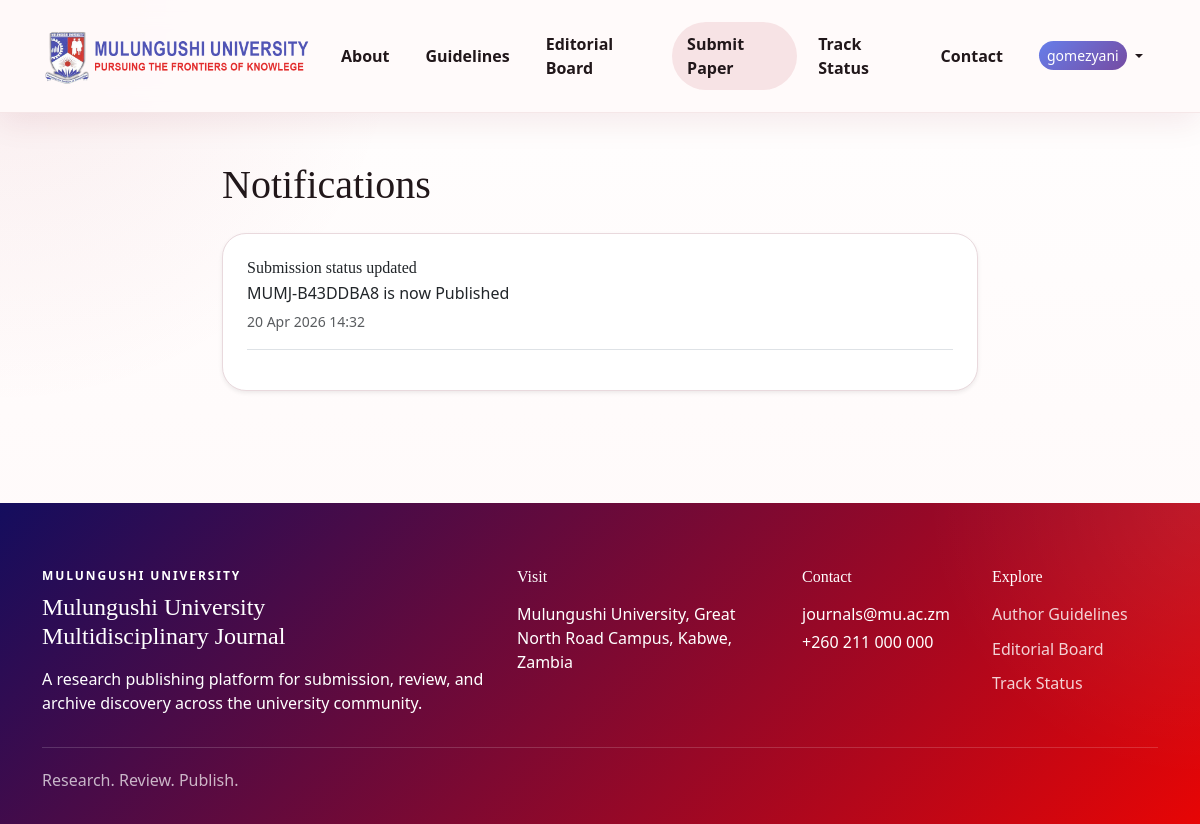
The app's page /notifications/ (signed in) with its own data.
### journal/models.py (models this page shows, shortened)
class TimeStampedModel(models.Model):
    created_at = models.DateTimeField(auto_now_add=True)
    updated_at = models.DateTimeField(auto_now=True)
    class Meta:
        abstract = True

class Notification(TimeStampedModel):
    user = models.ForeignKey(User, on_delete=models.CASCADE, related_name="notifications")
    title = models.CharField(max_length=255)
    message = models.TextField()
    link = models.CharField(max_length=255, blank=True)
    is_read = models.BooleanField(default=False)
    class Meta:
        ordering = ["-created_at"]

### journal/views.py (the view)
# urls.py: path("notifications/", views.notifications_view, name="notifications"),
@login_required
def notifications_view(request):
    notifications = request.user.notifications.all()
    notifications.filter(is_read=False).update(is_read=True)
    return render(request, "public/notifications.html", {"notifications": notifications})

### journal/context_processors.py (called while the page is built)
def site_settings(request):
    return {
        "SITE_NAME": settings.SITE_NAME,
        "SITE_SHORT_NAME": settings.SITE_SHORT_NAME,
        "SITE_EMAIL": settings.SITE_EMAIL,
        "SITE_PHONE": settings.SITE_PHONE,
        "SITE_ADDRESS": settings.SITE_ADDRESS,
        "HCAPTCHA_SITE_KEY": settings.HCAPTCHA_SITE_KEY,
    }

### templates/public/notifications.html
{% extends "base.html" %}
{% block content %}
<section class="py-5">
    <div class="container narrow-content">
        <h1 class="mb-4">Notifications</h1>
        <div class="card border-0 shadow-sm">
            <div class="card-body">
                {% for item in notifications %}
                <div class="mb-3 pb-3 border-bottom">
                    <h2 class="h6 mb-1">{{ item.title }}</h2>
                    <p class="mb-1">{{ item.message }}</p>
                    <small class="text-muted">{{ item.created_at|date:"d M Y H:i" }}</small>
                </div>
                {% empty %}
                <p class="mb-0 text-muted">You have no notifications.</p>
                {% endfor %}
            </div>
        </div>
    </div>
</section>
{% endblock %}

### templates/base.html (shortened to what this page needs)
{% load static %}
<!DOCTYPE html>
<html lang="en">
<head>
    <link href="https://cdn.jsdelivr.net/npm/bootstrap@5.3.3/dist/css/bootstrap.min.css" rel="stylesheet">
    <link rel="stylesheet" href="{% static 'css/site.css' %}">
</head>
<body>
    <nav class="navbar navbar-expand-xl site-navbar" aria-label="Primary">
        <div class="container">
            <a class="navbar-brand fw-bold" href="{% url 'home' %}">
                <img
                    src="{% static 'images/logo.png' %}"
                    width="280"
                    height="68"
                    alt="{{ SITE_NAME }} logo"
                >
            </a>
            <div class="collapse navbar-collapse" id="navMenu">
                <ul class="navbar-nav ms-auto align-items-xl-center">
                    <li class="nav-item"><a class="nav-link" href="{% url 'about' %}">About</a></li>
                    <li class="nav-item"><a class="nav-link" href="{% url 'guidelines' %}">Guidelines</a></li>
                    <li class="nav-item"><a class="nav-link" href="{% url 'editorial-board' %}">Editorial Board</a></li>
                    <li class="nav-item"><a class="nav-link nav-link-emphasis" href="{% url 'submit-paper' %}">Submit Paper</a></li>
                    <li class="nav-item"><a class="nav-link" href="{% url 'track-submission' %}">Track Status</a></li>
                    <li class="nav-item"><a class="nav-link" href="{% url 'contact' %}">Contact</a></li>
                    {% if request.user.is_authenticated %}
                    <li class="nav-item dropdown">
                        <a class="nav-link dropdown-toggle d-flex align-items-center gap-1" href="#" role="button" data-bs-toggle="dropdown">
                            <span class="user-badge">{{ user.get_full_name|default:user.username }}</span>
                        </a>
                    </li>
                    {% else %}
                    <li class="nav-item"><a class="nav-link nav-link-emphasis" href="{% url 'unified-sign-in' %}">Sign In</a></li>
                    {% endif %}
                </ul>
            </div>
        </div>
    </nav>
    <main id="main-content">
        {% block content %}{% endblock %}
    </main>
    <footer class="site-footer">
        <div class="container">
            <div class="row g-4 align-items-start">
                <div class="col-lg-5">
                    <p class="footer-kicker mb-2">Mulungushi University</p>
                    <h2 class="h4 mb-3">{{ SITE_NAME }}</h2>
                    <p class="mb-0 footer-copy">A research publishing platform for submission, review, and archive discovery across the university community.</p>
                </div>
                <div class="col-lg-3">
                    <h3 class="footer-heading">Visit</h3>
                    <p class="mb-0 footer-copy">{{ SITE_ADDRESS }}</p>
                </div>
                <div class="col-lg-2">
                    <h3 class="footer-heading">Contact</h3>
                    <p class="mb-1 footer-copy">{{ SITE_EMAIL }}</p>
                    <p class="mb-0 footer-copy">{{ SITE_PHONE }}</p>
                </div>
                <div class="col-lg-2">
                    <h3 class="footer-heading">Explore</h3>
                    <ul class="footer-links">
                        <li><a href="{% url 'guidelines' %}">Author Guidelines</a></li>
                        <li><a href="{% url 'editorial-board' %}">Editorial Board</a></li>
                        <li><a href="{% url 'track-submission' %}">Track Status</a></li>
                    </ul>
                </div>
            </div>
            <div class="site-footer-meta">
                <p class="mb-0">Research. Review. Publish.</p>
            </div>
        </div>
    </footer>
</body>
</html>

### static/css/site.css (style rules this page uses)
:root { --mu-red: #b01c2e; --mu-red-deep: #7d0f1d; --mu-red-soft: #f8d9de; --mu-ink: #21171a; --mu-muted: #6f5d63; --mu-line: #e9d9dd; --mu-surface: #fff8f8; --mu-paper: #ffffff; --mu-shadow: 0 18px 45px rgba(122, 18, 35, 0.12); --mu-radius: 24px; }
html { scroll-behavior: smooth; }
body { background: radial-gradient(circle at top left, rgba(176, 28, 46, 0.08), transparent 28%), linear-gradient(180deg, #fffefe 0%, #fff8f8 100%); color: var(--mu-ink); font-family: "Segoe UI", "Trebuchet MS", Arial, sans-serif; }
h1, h2, h3, h4, h5, .navbar-brand { font-family: Georgia, "Times New Roman", serif; text-wrap: balance; }
a { color: var(--mu-red); transition: color 180ms ease, background-color 180ms ease, border-color 180ms ease, box-shadow 180ms ease, transform 180ms ease; }
.site-navbar { position: sticky; top: 0; z-index: 100; background: rgba(255, 250, 250, 0.92); backdrop-filter: blur(12px); border-bottom: 1px solid rgba(125, 15, 29, 0.08); box-shadow: 0 10px 30px rgba(122, 18, 35, 0.08); }
.site-navbar .container { padding-top: 0.85rem; padding-bottom: 0.85rem; }
.navbar-brand img { max-width: min(100%, 280px); height: auto; }
.navbar-nav { gap: 0.35rem; }
.nav-link { color: var(--mu-ink); font-weight: 600; border-radius: 999px; padding: 0.65rem 0.95rem !important; }
.nav-link-emphasis { background: rgba(176, 28, 46, 0.1); }
.hero-kicker, .eyebrow, .footer-kicker { text-transform: uppercase; letter-spacing: 0.16em; font-size: 0.75rem; font-weight: 700; }
.archive-item, .article-item, .card { background: var(--mu-paper); border: 1px solid var(--mu-line) !important; border-radius: var(--mu-radius); overflow: hidden; box-shadow: var(--mu-shadow); }
.article-authors, .article-meta, .article-citation, .footer-copy { color: var(white); }
.narrow-content { max-width: 780px; }
.admin-nav .btn, .site-footer, .stat-card { box-shadow: none; }
.admin-content .card-body, .card-body { padding: 1.5rem; }
.site-footer { margin-top: 4rem; padding: 4rem 0 2rem; background: radial-gradient(circle at top right, rgba(255, 255, 255, 0.08), transparent 22%), linear-gradient(135deg, #140d5e, #e70505); color: #fff; }
.footer-heading { font-size: 1rem; margin-bottom: 1rem; }
.footer-links { list-style: none; margin: 0; padding: 0; display: grid; gap: 0.65rem; }
.footer-links a { color: rgba(255, 255, 255, 0.82); text-decoration: none; }
.site-footer-meta { margin-top: 2rem; padding-top: 1.25rem; border-top: 1px solid rgba(255, 255, 255, 0.16); color: rgba(255, 255, 255, 0.7); }

### templates/base.html (style rules this page uses)
.user-badge { background: linear-gradient(135deg, #667eea 0%, #764ba2 100%); color: white; padding: 0.25rem 0.5rem; border-radius: 20px; font-size: 0.875rem; font-weight: 500; max-width: 150px; overflow: hidden; text-overflow: ellipsis; white-space: nowrap; }

### records on screen
Notification: title "Submission status updated", message "MUMJ-B43DDBA8 is now Published", created_at "20 Apr 2026 14:32"

### other values on screen
{{ user.get_full_name|default:user.username }} "gomezyani"
{{ SITE_NAME }} "Mulungushi University Multidisciplinary Journal"
{{ SITE_ADDRESS }} "Mulungushi University, Great North Road Campus, Kabwe, Zambia"
{{ SITE_EMAIL }} "journals@mu.ac.zm"
{{ SITE_PHONE }} "+260 211 000 000"
